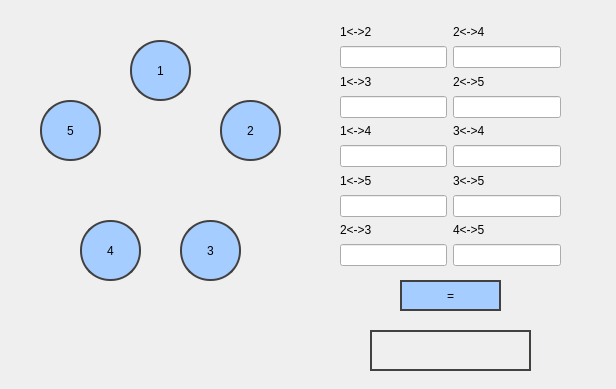
<?xml version="1.0" encoding="UTF-8"?>
<ui version="4.0">
 <class>MainWindow</class>
 <widget class="QMainWindow" name="MainWindow">
  <property name="geometry">
   <rect>
    <x>0</x>
    <y>0</y>
    <width>616</width>
    <height>389</height>
   </rect>
  </property>
  <property name="windowTitle">
   <string>MainWindow</string>
  </property>
  <property name="styleSheet">
   <string notr="true"/>
  </property>
  <widget class="QWidget" name="centralwidget">
   <widget class="QWidget" name="layoutWidget">
    <property name="geometry">
     <rect>
      <x>340</x>
      <y>25</y>
      <width>221</width>
      <height>241</height>
     </rect>
    </property>
    <layout class="QGridLayout" name="gridLayout">
     <item row="0" column="0">
      <widget class="QLabel" name="label">
       <property name="text">
        <string>1&lt;-&gt;2</string>
       </property>
      </widget>
     </item>
     <item row="0" column="1">
      <widget class="QLabel" name="label_5">
       <property name="text">
        <string>2&lt;-&gt;4</string>
       </property>
      </widget>
     </item>
     <item row="1" column="0">
      <widget class="QLineEdit" name="lineEdit_12"/>
     </item>
     <item row="1" column="1">
      <widget class="QLineEdit" name="lineEdit_24"/>
     </item>
     <item row="2" column="0">
      <widget class="QLabel" name="label_14">
       <property name="text">
        <string>1&lt;-&gt;3</string>
       </property>
      </widget>
     </item>
     <item row="2" column="1">
      <widget class="QLabel" name="label_6">
       <property name="text">
        <string>2&lt;-&gt;5</string>
       </property>
      </widget>
     </item>
     <item row="3" column="0">
      <widget class="QLineEdit" name="lineEdit_13"/>
     </item>
     <item row="3" column="1">
      <widget class="QLineEdit" name="lineEdit_25"/>
     </item>
     <item row="4" column="0">
      <widget class="QLabel" name="label_7">
       <property name="text">
        <string>1&lt;-&gt;4</string>
       </property>
      </widget>
     </item>
     <item row="4" column="1">
      <widget class="QLabel" name="label_8">
       <property name="text">
        <string>3&lt;-&gt;4</string>
       </property>
      </widget>
     </item>
     <item row="5" column="0">
      <widget class="QLineEdit" name="lineEdit_14"/>
     </item>
     <item row="5" column="1">
      <widget class="QLineEdit" name="lineEdit_34"/>
     </item>
     <item row="6" column="0">
      <widget class="QLabel" name="label_9">
       <property name="text">
        <string>1&lt;-&gt;5</string>
       </property>
      </widget>
     </item>
     <item row="6" column="1">
      <widget class="QLabel" name="label_11">
       <property name="text">
        <string>3&lt;-&gt;5</string>
       </property>
      </widget>
     </item>
     <item row="7" column="0">
      <widget class="QLineEdit" name="lineEdit_15"/>
     </item>
     <item row="7" column="1">
      <widget class="QLineEdit" name="lineEdit_35"/>
     </item>
     <item row="8" column="0">
      <widget class="QLabel" name="label_10">
       <property name="text">
        <string>2&lt;-&gt;3</string>
       </property>
      </widget>
     </item>
     <item row="8" column="1">
      <widget class="QLabel" name="label_12">
       <property name="text">
        <string>4&lt;-&gt;5</string>
       </property>
      </widget>
     </item>
     <item row="9" column="0">
      <widget class="QLineEdit" name="lineEdit_23"/>
     </item>
     <item row="9" column="1">
      <widget class="QLineEdit" name="lineEdit_45"/>
     </item>
    </layout>
   </widget>
   <widget class="QPushButton" name="pushButton_ravno">
    <property name="geometry">
     <rect>
      <x>400</x>
      <y>280</y>
      <width>101</width>
      <height>31</height>
     </rect>
    </property>
    <property name="styleSheet">
     <string notr="true">QPushButton {
	
	background-color: rgb(166, 205, 255);
    border: 2px solid #43413f;
   box-shadow: 0 1px 1px rgba(0, 0, 0, 0.075) inset;
    transition: border 0.2s linear 0s, box-shadow 0.2s linear 0s;
        border-radius: 30px;
    color: rgb(0, 0, 0);
  
}</string>
    </property>
    <property name="text">
     <string>=</string>
    </property>
   </widget>
   <widget class="QLabel" name="result_show">
    <property name="geometry">
     <rect>
      <x>370</x>
      <y>330</y>
      <width>161</width>
      <height>41</height>
     </rect>
    </property>
    <property name="styleSheet">
     <string notr="true">    border: 2px solid #43413f;</string>
    </property>
    <property name="text">
     <string/>
    </property>
   </widget>
   <widget class="QPushButton" name="pushButton_4">
    <property name="geometry">
     <rect>
      <x>130</x>
      <y>40</y>
      <width>61</width>
      <height>61</height>
     </rect>
    </property>
    <property name="styleSheet">
     <string notr="true">QPushButton {
	
	background-color: rgb(166, 205, 255);
    border: 2px solid #43413f;
   box-shadow: 0 1px 1px rgba(0, 0, 0, 0.075) inset;
    transition: border 0.2s linear 0s, box-shadow 0.2s linear 0s;
        border-radius: 30px;
    color: rgb(0, 0, 0);
  
}
</string>
    </property>
    <property name="text">
     <string>1</string>
    </property>
   </widget>
   <widget class="QPushButton" name="pushButton_5">
    <property name="geometry">
     <rect>
      <x>40</x>
      <y>100</y>
      <width>61</width>
      <height>61</height>
     </rect>
    </property>
    <property name="styleSheet">
     <string notr="true">QPushButton {
	
	background-color: rgb(166, 205, 255);
    border: 2px solid #43413f;
   box-shadow: 0 1px 1px rgba(0, 0, 0, 0.075) inset;
    transition: border 0.2s linear 0s, box-shadow 0.2s linear 0s;
        border-radius: 30px;
    color: rgb(0, 0, 0);
  
}
</string>
    </property>
    <property name="text">
     <string>5</string>
    </property>
   </widget>
   <widget class="QPushButton" name="pushButton">
    <property name="geometry">
     <rect>
      <x>180</x>
      <y>220</y>
      <width>61</width>
      <height>61</height>
     </rect>
    </property>
    <property name="styleSheet">
     <string notr="true">QPushButton {
	
	background-color: rgb(166, 205, 255);
    border: 2px solid #43413f;
   box-shadow: 0 1px 1px rgba(0, 0, 0, 0.075) inset;
    transition: border 0.2s linear 0s, box-shadow 0.2s linear 0s;
        border-radius: 30px;
    color: rgb(0, 0, 0);
  
}
</string>
    </property>
    <property name="text">
     <string>3</string>
    </property>
   </widget>
   <widget class="QPushButton" name="pushButton_3">
    <property name="geometry">
     <rect>
      <x>80</x>
      <y>220</y>
      <width>61</width>
      <height>61</height>
     </rect>
    </property>
    <property name="styleSheet">
     <string notr="true">QPushButton {
	
	background-color: rgb(166, 205, 255);
    border: 2px solid #43413f;
   box-shadow: 0 1px 1px rgba(0, 0, 0, 0.075) inset;
    transition: border 0.2s linear 0s, box-shadow 0.2s linear 0s;
        border-radius: 30px;
    color: rgb(0, 0, 0);
  
}
</string>
    </property>
    <property name="text">
     <string>4</string>
    </property>
   </widget>
   <widget class="QPushButton" name="pushButton_2">
    <property name="geometry">
     <rect>
      <x>220</x>
      <y>100</y>
      <width>61</width>
      <height>61</height>
     </rect>
    </property>
    <property name="styleSheet">
     <string notr="true">QPushButton {
	
	background-color: rgb(166, 205, 255);
    border: 2px solid #43413f;
   box-shadow: 0 1px 1px rgba(0, 0, 0, 0.075) inset;
    transition: border 0.2s linear 0s, box-shadow 0.2s linear 0s;
        border-radius: 30px;
    color: rgb(0, 0, 0);
  
}
</string>
    </property>
    <property name="text">
     <string>2</string>
    </property>
   </widget>
  </widget>
 </widget>
 <resources/>
 <connections/>
</ui>
